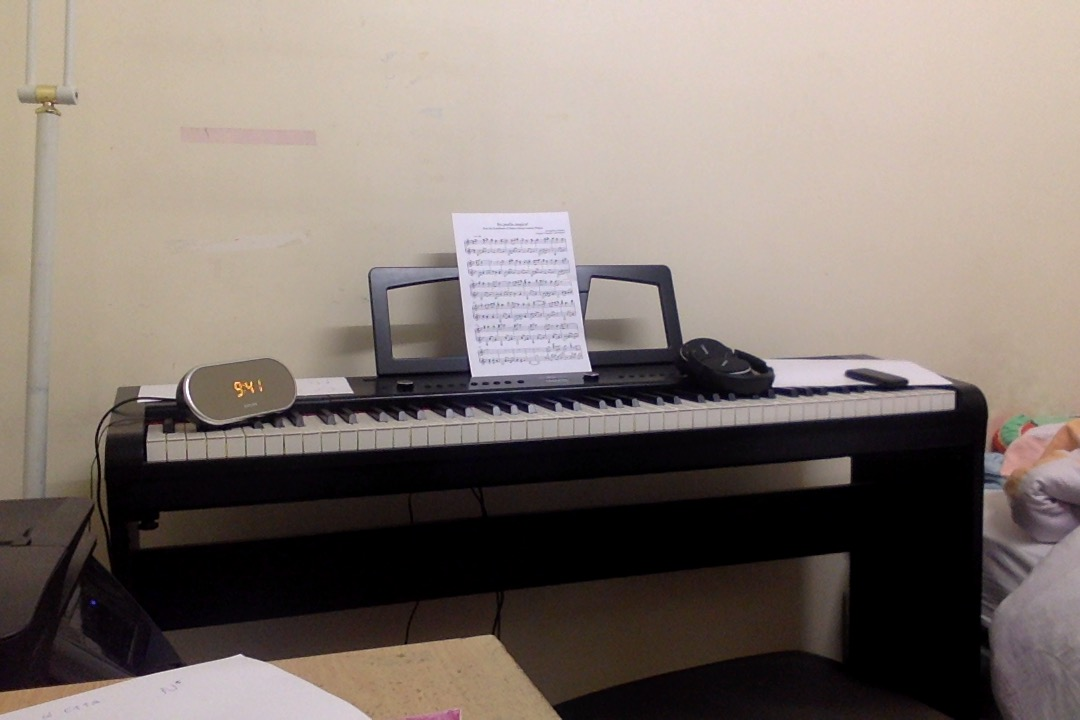
#> input picture test.jpg, 1080 x 720 px
$ python myDetect.py
#> lines starting #> are read from the running program, lines starting #| are printed output that depends on the picture
import numpy
from skimage.io import imread
from pylab import imshow, show

def openFile():
	name = input("file name: ")
#> the answer given: test.jpg
	image = imread(name)
#> image is the input picture: shape (720, 1080, 3); mean R, G, B 130.6, 119.3, 112.4
	image = image[:,:,0]
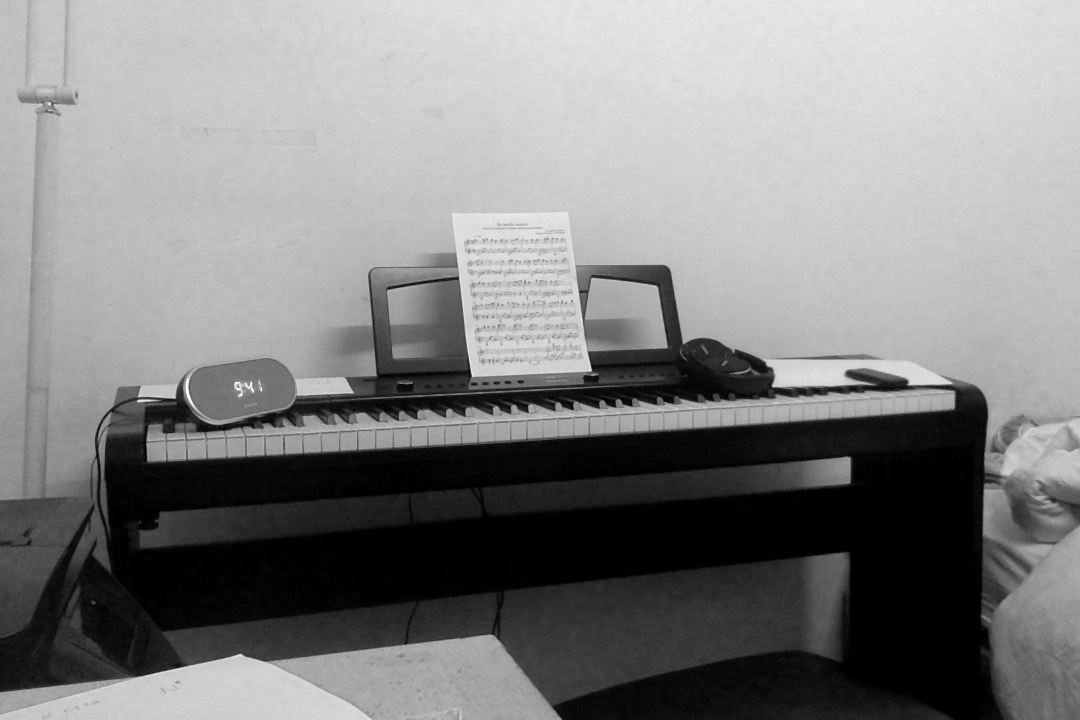
#> image: shape (720, 1080); min 0, max 255, mean 130.6
#| (720, 1080)
	return image

class Detect:
	def __init__(self, matrix):
			self.matrix = matrix

	def edge(self):
		nRow = len(self.matrix)
#> nRow = 720
		nCol = len(self.matrix[0])
#> nCol = 1080
		new = numpy.zeros((nRow, nCol))

		for row in range(nRow):
			for column in range(0,nCol):
				currentColor = self.matrix[row][column]
				if row + 1 < nRow:
					nextColor = self.matrix[row + 1][column]
					if not (currentColor + 15 > nextColor and currentColor - 15 < nextColor):
						new[row + 1][column] = 1
				if column + 1 < nCol:
					nextColor = self.matrix[row][column + 1]
					print(currentColor, nextColor)
					if not (currentColor + 15 > nextColor and currentColor - 15 < nextColor):
						new[row][column + 1] = 1
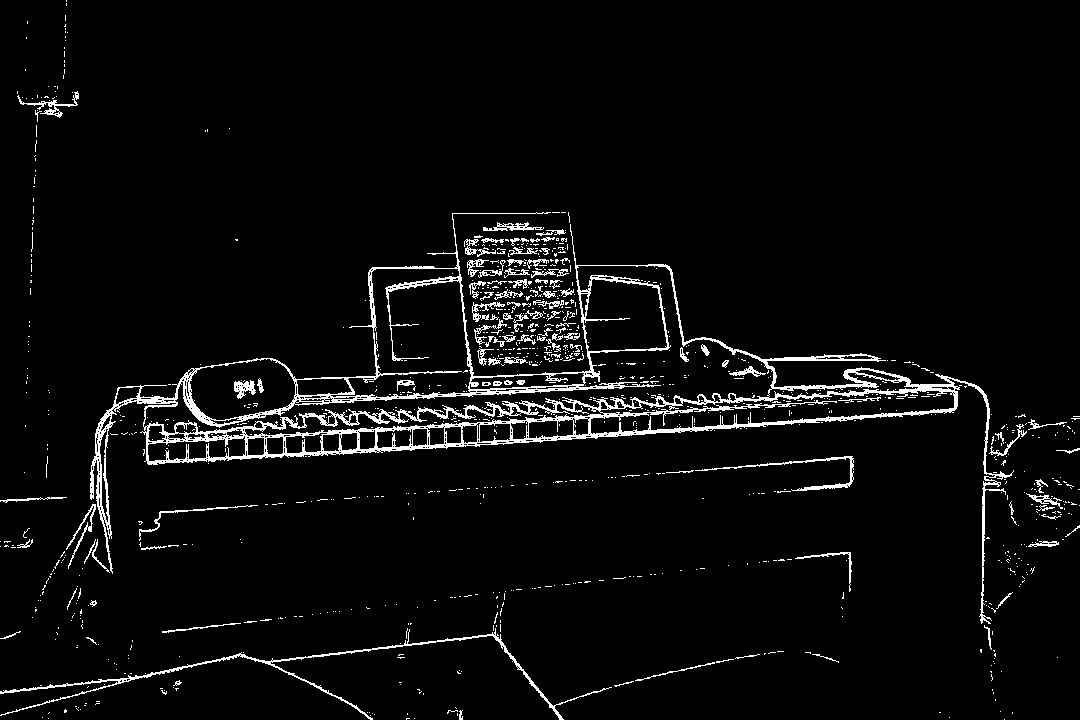
#> new: shape (720, 1080) float64; values 0 (black) and 1 (white), 4.4% white in thin lines or dots
		return new
def test():
	myMatrix = openFile()
	print(myMatrix.shape)
	detect = Detect(myMatrix)
	myMatrix = detect.edge()
	imshow(myMatrix)
	show()

if __name__ == "__main__":
	test()
